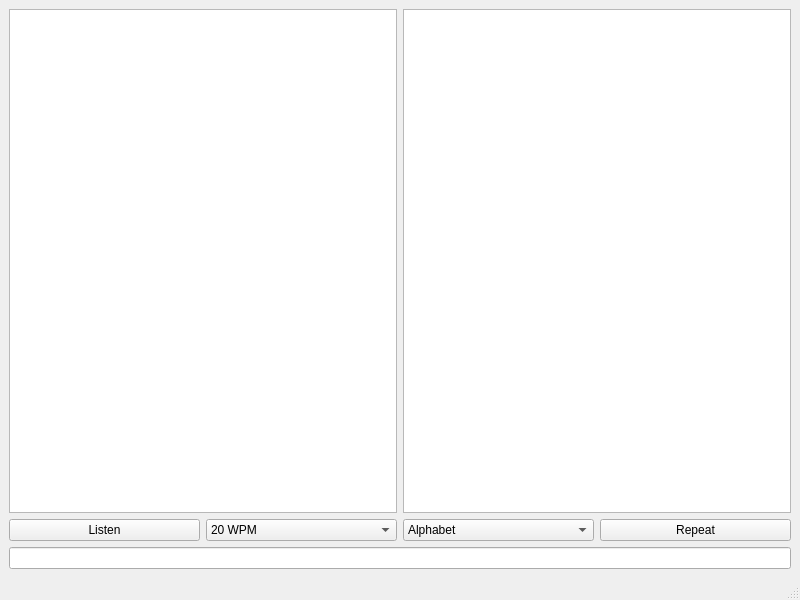
<?xml version="1.0" encoding="UTF-8"?>
<ui version="4.0">
 <class>MainWindow</class>
 <widget class="QMainWindow" name="MainWindow">
  <property name="geometry">
   <rect>
    <x>0</x>
    <y>0</y>
    <width>800</width>
    <height>600</height>
   </rect>
  </property>
  <property name="windowTitle">
   <string>Morse Practice</string>
  </property>
  <widget class="QWidget" name="centralwidget">
   <layout class="QGridLayout" name="gridLayout">
    <item row="1" column="0">
     <layout class="QHBoxLayout" name="horizontalLayout_2">
      <item>
       <widget class="QPushButton" name="practicestartButton">
        <property name="text">
         <string>Listen</string>
        </property>
       </widget>
      </item>
      <item>
       <widget class="QComboBox" name="practicewpmBox">
        <item>
         <property name="text">
          <string>20 WPM</string>
         </property>
        </item>
       </widget>
      </item>
      <item>
       <widget class="QComboBox" name="selectionBox">
        <item>
         <property name="text">
          <string>Alphabet</string>
         </property>
        </item>
        <item>
         <property name="text">
          <string>AlphaNumPun</string>
         </property>
        </item>
        <item>
         <property name="text">
          <string>Codegroups</string>
         </property>
        </item>
        <item>
         <property name="text">
          <string>Callsigns</string>
         </property>
        </item>
        <item>
         <property name="text">
          <string>Numbers</string>
         </property>
        </item>
        <item>
         <property name="text">
          <string>Punctuation</string>
         </property>
        </item>
        <item>
         <property name="text">
          <string>Words</string>
         </property>
        </item>
       </widget>
      </item>
      <item>
       <widget class="QPushButton" name="practicerepeatButton">
        <property name="text">
         <string>Repeat</string>
        </property>
       </widget>
      </item>
     </layout>
    </item>
    <item row="2" column="0">
     <layout class="QHBoxLayout" name="horizontalLayout_3">
      <item>
       <widget class="QLineEdit" name="practiceEdit"/>
      </item>
     </layout>
    </item>
    <item row="0" column="0">
     <layout class="QHBoxLayout" name="horizontalLayout">
      <item>
       <widget class="QTextBrowser" name="rxBrowser"/>
      </item>
      <item>
       <widget class="QTextBrowser" name="txBrowser"/>
      </item>
     </layout>
    </item>
   </layout>
  </widget>
  <widget class="QMenuBar" name="menubar">
   <property name="geometry">
    <rect>
     <x>0</x>
     <y>0</y>
     <width>800</width>
     <height>20</height>
    </rect>
   </property>
  </widget>
  <widget class="QStatusBar" name="statusbar"/>
 </widget>
 <resources/>
 <connections/>
</ui>
